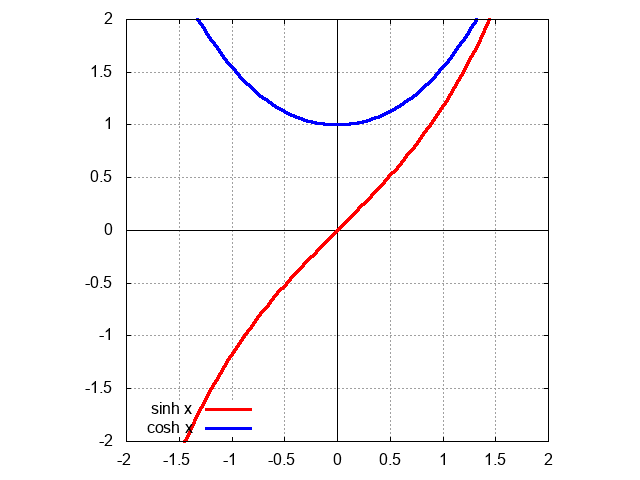

Generate this figure with gnuplot:
reset
set terminal postscript enhanced color
set output "trigh.ps"
set size square
set grid
set style line 1 lt 1 lw 3 pt 3 linecolor rgb "red"
set style line 2 lt 1 lw 3 pt 3 linecolor rgb "blue"
set key left bottom
set yzeroaxis lt -1
set xzeroaxis lt -1
set yrange [-2:2]
plot [-2:2] sinh(x) w l ls 1 title "sinh x", cosh(x) w l ls 2 title "cosh x"
